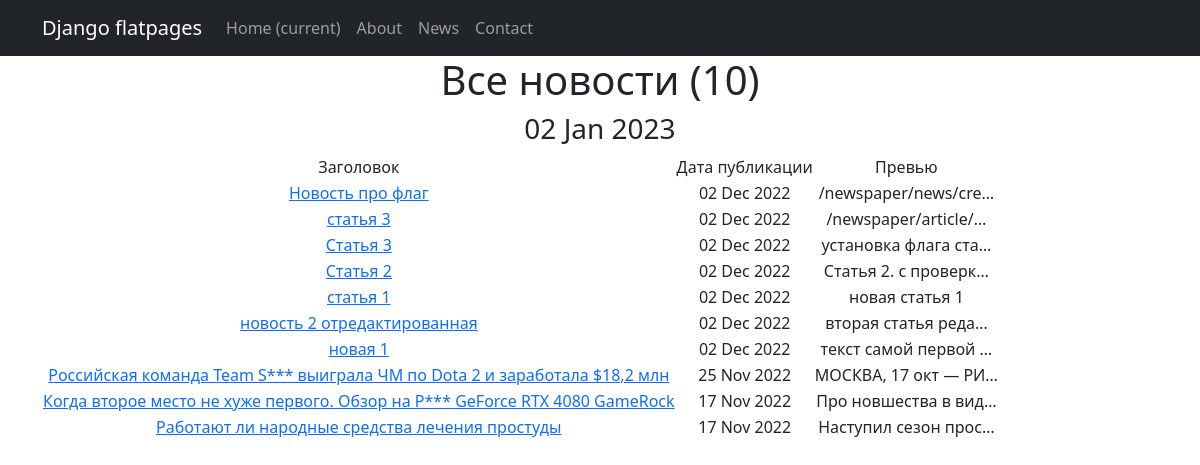
Screenshot of /newspaper/ with the database file from the repository.
### news_app/models.py (models this page shows, shortened)
class Post(models.Model):
    date_time_in = models.DateTimeField(auto_now_add=True)
    is_news = models.BooleanField(default=True)  # True - новость, False - статья
    title = models.CharField(max_length=255)
    text = models.TextField()
    rating = models.IntegerField(default=0)
    author = models.ForeignKey('Author', on_delete=models.CASCADE)
    category = models.ManyToManyField('Category', through='PostCategory')

### news_app/views.py (the view)
# urls.py: path('', PostList.as_view(), name='news_list'),
class PostList(ListView):
    model = Post
    ordering = '-date_time_in'
    template_name = 'news_list.html'
    context_object_name = 'news_list'
    paginate_by = 10
    def get_queryset(self):
        queryset = super().get_queryset()
        self.filterset = PostFilter(self.request.GET, queryset)
        return self.filterset.qs
    def get_context_data(self, **kwargs):
        context = super().get_context_data(**kwargs)
        context['filterset'] = self.filterset
        return context

### news_app/templatetags/custom_filters.py (called while the page is built)
@register.filter()
def censor(value):
   try:
      if not isinstance(value, str):
         raise CensorException("Error: is not a text")
      for word in CENSORED_WORDS:
         if word in value:
            value = value.replace(word, word[:1]+"***")
         if word.capitalize() in value:
            value = value.replace(word.capitalize(), word.capitalize()[:1]+"***")
      return value
   except CensorException as e:
      print (e)

### news_app/templatetags/custom_tags.py (called while the page is built)
@register.simple_tag()
def current_time(format_string='%b %d %Y'):
   return datetime.utcnow().strftime(format_string)

### templates/news_list.html (shortened to what this page needs)
{% extends 'flatpages/default.html' %}
{% load custom_filters %}
{% load custom_tags %}
{% block content %}
   <h1>Все новости ({{ news_list | length }})</h1>
    <h3>{% current_time '%d %b %Y' %}</h3>
   {% if news_list %}
       <table>
           <tr>
               <td>Заголовок</td>
               <td>Дата публикации</td>
               <td>Превью</td>
           </tr>
           {% for news in news_list %}
           <tr>
               <td><a href="{{ news.id }}">{{ news.title|censor }}</a></td>
               <td>{{ news.date_time_in | date:'d M Y' }}</td>
               <td>{{ news.text | truncatechars:20 }}</td>
           </tr>
           {% endfor %}
       </table>
   {% else %}
       <h2>Новостей нет!</h2>
   {% endif %}
{% endblock content %}

### rows the page displays
Post: title|censor "Новость про флаг", date_time_in "02 Dec 2022", text "/newspaper/news/cre…"
Post: title|censor "статья 3", date_time_in "02 Dec 2022", text "/newspaper/article/…"
Post: title|censor "Статья 3", date_time_in "02 Dec 2022", text "установка флага ста…"
Post: title|censor "Статья 2", date_time_in "02 Dec 2022", text "Статья 2. с проверк…"
Post: title|censor "статья 1", date_time_in "02 Dec 2022", text "новая статья 1"
Post: title|censor "новость 2 отредактированная", date_time_in "02 Dec 2022", text "вторая статья реда…"
Post: title|censor "новая 1", date_time_in "02 Dec 2022", text "текст самой первой …"
Post: title|censor "Российская команда Team S*** выиграла ЧМ по Dota 2 и заработала $18,2 млн", date_time_in "25 Nov 2022", text "МОСКВА, 17 окт — РИ…"
Post: title|censor "Когда второе место не хуже первого. Обзор на P*** GeForce RTX 4080 GameRock", date_time_in "17 Nov 2022", text "Про новшества в вид…"
Post: title|censor "Работают ли народные средства лечения простуды", date_time_in "17 Nov 2022", text "Наступил сезон прос…"

### other values shown
{{ news_list | length }} "10"
